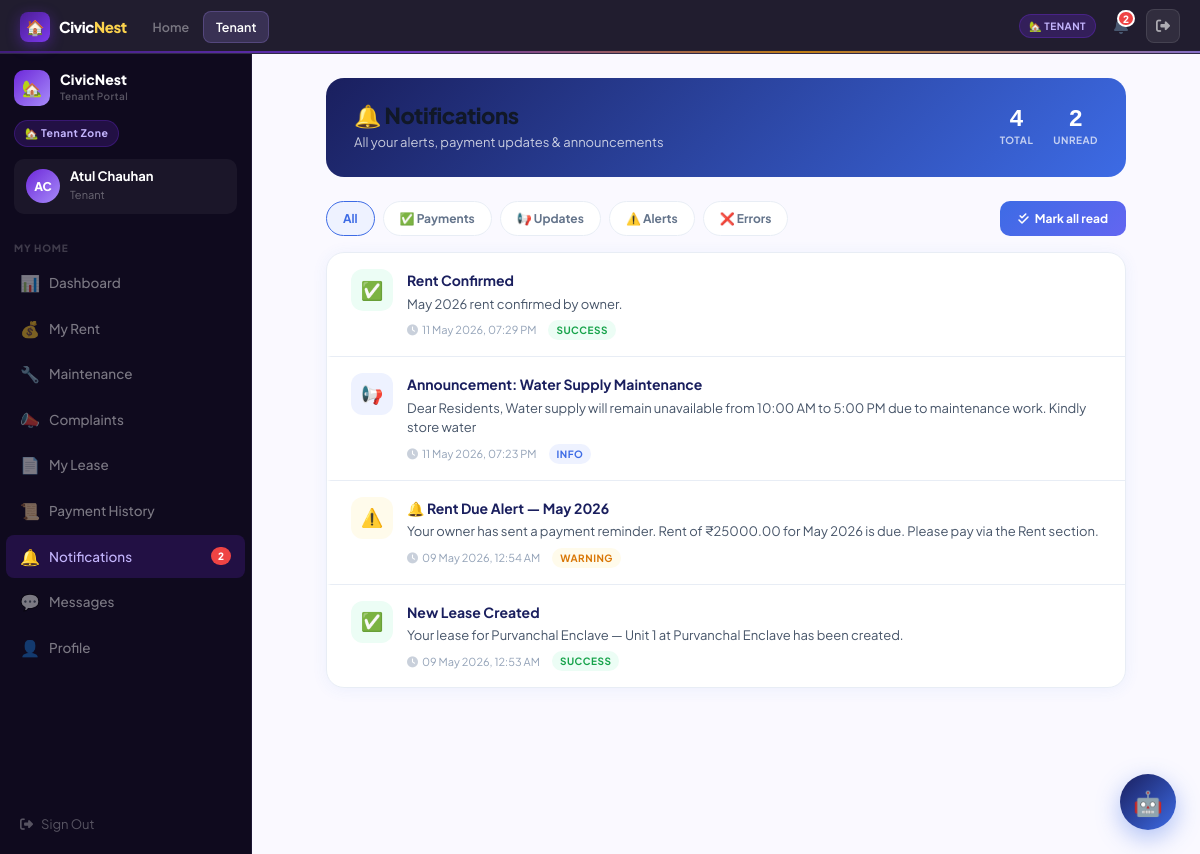
Screenshot of /tenant/notifications/ (signed in) with the database file from the repository.
### accounts/models.py (models this page shows, shortened)
class User(AbstractUser):
    ROLE_CHOICES = [
        ('admin','Platform Admin'),
        ('owner','Property Owner'),
        ('tenant','Tenant'),
        ('society_admin','Society Admin'),
    ]
    role = models.CharField(max_length=20, choices=ROLE_CHOICES, default='tenant')
    phone = models.CharField(max_length=15, blank=True)
    avatar_initials = models.CharField(max_length=3, blank=True)
    profile_photo = models.ImageField(upload_to='avatars/', blank=True, null=True)

### core/models.py (models this page shows)
class Notification(models.Model):
    user = models.ForeignKey(User, on_delete=models.CASCADE, related_name='notifications')
    title = models.CharField(max_length=200)
    message = models.TextField()
    notif_type = models.CharField(max_length=20, default='info')
    is_read = models.BooleanField(default=False)
    created_at = models.DateTimeField(auto_now_add=True)

### core/views.py (the view)
# urls.py: path('tenant/notifications/', views.tenant_notifications, name='tenant_notifications'),
@role_required("tenant")
def tenant_notifications(request):
    notifs = Notification.objects.filter(user=request.user).order_by("-created_at")
    unread_count = notifs.filter(is_read=False).count()
    Notification.objects.filter(user=request.user, is_read=False).update(is_read=True)
    return render(request, "tenant/notifications.html", {"notifs": notifs, "unread_count": unread_count})

### core/views.py (called while the page is built)
def role_required(*roles):
    def decorator(view):
        @functools.wraps(view)
        def wrapper(request, *args, **kwargs):
            if not request.user.is_authenticated:
                return redirect("/accounts/login/")
            if request.user.is_staff or request.user.is_superuser:
                return view(request, *args, **kwargs)
            if request.user.role not in roles:
                messages.error(request, "Access denied.")
                return redirect("/")
            return view(request, *args, **kwargs)
        return wrapper
    return decorator

### templates/tenant/notifications.html (shortened to what this page needs)
{% extends "base.html" %}
{% block nav_tenant %}active{% endblock %}
{% block content %}
{% with active="notifs" %}
<div class="shell">
  {% include "partials/sidebar_tenant.html" %}
  <div class="main"><div class="panel fade-up">
    <div class="notif-page">
      <div class="notif-header-card">
        <div class="nh-left">
          <h2>🔔 Notifications</h2>
          <p>All your alerts, payment updates &amp; announcements</p>
        </div>
        <div class="nh-stats">
          <div class="nh-stat">
            <div class="nh-stat-val">{{ notifs|length }}</div>
            <div class="nh-stat-lbl">Total</div>
          </div>
          <div class="nh-stat">
            <div class="nh-stat-val">{{ unread_count }}</div>
            <div class="nh-stat-lbl">Unread</div>
          </div>
        </div>
      </div>
      <div class="notif-filters">
        <a href="#" class="nf-pill active" onclick="filterNotifs('all',this)">All</a>
        <a href="#" class="nf-pill" onclick="filterNotifs('success',this)">✅ Payments</a>
        <a href="#" class="nf-pill" onclick="filterNotifs('info',this)">📢 Updates</a>
        <a href="#" class="nf-pill" onclick="filterNotifs('warning',this)">⚠️ Alerts</a>
        <a href="#" class="nf-pill" onclick="filterNotifs('error',this)">❌ Errors</a>
        <button class="mark-btn" onclick="markAllReadPage()"><i class="fa fa-check-double"></i> Mark all read</button>
      </div>
      <div class="notif-list" id="notifList">
        {% for n in notifs %}
        <div class="notif-item {% if n.is_read %}read{% else %}unread{% endif %}" data-type="{{ n.notif_type }}">
          <div class="ni-icon-wrap {{ n.notif_type }}">
            {% if n.notif_type == 'success' %}✅
            {% elif n.notif_type == 'error' %}❌
            {% elif n.notif_type == 'warning' %}⚠️
            {% else %}📢{% endif %}
          </div>
          <div class="ni-body">
            <div class="ni-title">{{ n.title }}</div>
            <div class="ni-msg">{{ n.message }}</div>
            <div class="ni-foot">
              <span class="ni-time"><i class="fa fa-clock" style="opacity:.5;margin-right:4px"></i>{{ n.created_at|date:"d M Y, h:i A" }}</span>
              <span class="ni-type {{ n.notif_type }}">{{ n.notif_type }}</span>
            </div>
          </div>
        </div>
        {% empty %}
        <div class="notif-empty">
          <div class="notif-empty-icon">🔔</div>
          <div style="font-size:16px;font-weight:700;color:#475569;margin-bottom:6px">No notifications yet</div>
          <div style="font-size:13px">You'll see rent updates, maintenance alerts, and announcements here</div>
        </div>
        {% endfor %}
      </div>
    </div>
  </div></div>
</div>
{% endwith %}
{% endblock %}

### templates/partials/sidebar_tenant.html (shortened to what this page needs)
<aside class="sidebar" id="tp-sidebar">
  <div class="sb-head">
    <div class="sb-logo"><div class="sb-logo-mark ten">🏡</div><div><div class="sb-logo-text">CivicNest</div><div class="sb-logo-sub">Tenant Portal</div></div></div>
    <div class="sb-zone-pill zp-ten">🏡 Tenant Zone</div>
    <div class="sb-user"><div class="sb-av av-ten">{{ user.avatar_initials }}</div><div><div class="sb-uname">{{ user.get_full_name|default:user.username }}</div><div class="sb-urole">{% if lease %}{{ lease.unit }} · {{ lease.unit.property.city }}{% else %}Tenant{% endif %}</div></div></div>
  </div>
  <div class="sb-sec">My Home</div>
  <a class="ni {% if active == 'dash' %}active-ten{% endif %}" href="/tenant/"><span class="ni-icon">📊</span>Dashboard</a>
  <a class="ni {% if active == 'rent' %}active-ten{% endif %}" href="/tenant/rent/"><span class="ni-icon">💰</span>My Rent</a>
  <a class="ni {% if active == 'maint' %}active-ten{% endif %}" href="/tenant/maintenance/"><span class="ni-icon">🔧</span>Maintenance</a>
  <a class="ni {% if active == 'complaints' %}active-ten{% endif %}" href="/tenant/complaints/"><span class="ni-icon">📣</span>Complaints</a>
  <a class="ni {% if active == 'lease' %}active-ten{% endif %}" href="/tenant/lease/"><span class="ni-icon">📄</span>My Lease</a>
  <a class="ni {% if active == 'history' %}active-ten{% endif %}" href="/tenant/history/"><span class="ni-icon">📜</span>Payment History</a>
  <a class="ni {% if active == 'notifs' %}active-ten{% endif %}" href="/tenant/notifications/" style="position:relative">
    <span class="ni-icon">🔔</span>Notifications
    <span id="sb-notif-count" style="margin-left:auto;background:#EF4444;color:#fff;border-radius:20px;padding:1px 7px;font-size:10px;font-weight:800;display:none"></span>
  </a>
  <a class="ni {% if active == 'chat' %}active-ten{% endif %}" href="/tenant/messages/"><span class="ni-icon">💬</span>Messages</a>
  <a class="ni {% if active == 'profile' %}active-ten{% endif %}" href="/tenant/profile/"><span class="ni-icon">👤</span>Profile</a>
  <div class="sb-foot"><a href="/accounts/logout/" class="sb-logout"><i class="fa fa-right-from-bracket"></i> Sign Out</a></div>
</aside>

### static/css/tenantpro.css (style rules this page uses)
:root { --n900:#0f0a1e; --n800:#1a1133; --n750:#1f1440; --n700:#2d1b5e; --n600:#4c1d95; --n500:#6d28d9; --n400:#7c3aed; --n300:#a78bfa; --n200:#ddd6fe; --n100:#ede9fe; --n50:#f5f3ff; --a500:#d97706; --a400:#f59e0b; --a300:#fcd34d; --a100:#fef3c7; --a50:#fffbeb; --green:#059669; --green-l:#ecfdf5; --green-b:#a7f3d0; --red:#dc2626; --red-l:#fef2f2; --red-b:#fecaca; --blue:#2563eb; --blue-l:#eff6ff; --blue-b:#bfdbfe; --cyan:#0891b2; --cyan-l:#ecfeff; --white:#fff; --off:#faf9ff; --g50:#f3f5f8; --g100:#e8ecf2; --g200:#d1d9e6; --g300:#a3b0c8; --g400:#6e7e98; --g500:#48576f; --g700:#2d3a52; --g900:#111827; --sh-xs:0 1px 2px rgba(15,10,30,.08); --sh-sm:0 2px 8px rgba(15,10,30,.1),0 1px 2px rgba(15,10,30,.06); --sh-md:0 6px 24px rgba(15,10,30,.12),0 2px 6px rgba(15,10,30,.06); --sh-lg:0 12px 48px rgba(15,10,30,.16),0 4px 12px rgba(15,10,30,.08); --sh-xl:0 24px 80px rgba(15,10,30,.2),0 8px 24px rgba(15,10,30,.1); --sh-glow:0 0 0 4px rgba(109,40,217,.18); --r:10px; --rl:14px; --rx:20px; --rf:9999px; --sidebar:252px; --topbar:54px; --font:'Plus Jakarta Sans',sans-serif; --mono:'JetBrains Mono',monospace; --tr:.18s cubic-bezier(.4,0,.2,1); --spring:.3s cubic-bezier(.34,1.56,.64,1); }
*,::before,::after { box-sizing:border-box;margin:0;padding:0; }
html { scroll-behavior:smooth; }
body { font-family:var(--font);background:var(--off);color:var(--g500);font-size:14px;line-height:1.6;-webkit-font-smoothing:antialiased;overflow-x:hidden; }
h1,h2,h3,h4,h5 { font-family:var(--font);color:var(--g900);letter-spacing:-.02em; }
button { font-family:var(--font);cursor:pointer;border:none;outline:none; }
a { text-decoration:none;color:inherit; }
.shell { display:flex;min-height:100vh;padding-top:var(--topbar); }
.sidebar { position:fixed;top:var(--topbar);left:0;bottom:0; width:var(--sidebar);z-index:1040;overflow-y:auto; background:var(--n900);border-right:1px solid rgba(167,139,250,.1); display:flex;flex-direction:column; transition:transform var(--tr); }
.sb-head { padding:16px 14px 10px; }
.sb-logo { display:flex;align-items:center;gap:10px;margin-bottom:14px; }
.sb-logo-mark { width:36px;height:36px;border-radius:10px; display:flex;align-items:center;justify-content:center;font-size:16px; }
.sb-logo-mark.ten { background:linear-gradient(135deg,var(--n500),var(--n300)); }
.sb-logo-text { font-size:14px;font-weight:800;color:#fff;line-height:1; }
.sb-logo-sub { font-size:10px;color:rgba(255,255,255,.3);font-weight:600;letter-spacing:.04em;margin-top:2px; }
.sb-zone-pill { display:inline-flex;align-items:center;gap:5px; font-size:10.5px;font-weight:700;letter-spacing:.05em; padding:4px 10px;border-radius:var(--rf);margin-bottom:12px; }
.zp-ten { background:rgba(109,40,217,.2);color:#c4b5fd;border:1px solid rgba(109,40,217,.3); }
.sb-user { display:flex;align-items:center;gap:10px;padding:10px 12px;background:rgba(255,255,255,.05);border-radius:var(--r);margin-bottom:6px; }
.sb-av { width:34px;height:34px;border-radius:50%; display:flex;align-items:center;justify-content:center; font-size:12px;font-weight:800;color:#fff;flex-shrink:0; }
.av-ten { background:linear-gradient(135deg,var(--n500),var(--n300)); }
.sb-uname { font-size:13px;font-weight:700;color:#fff;line-height:1.2; }
.sb-urole { font-size:11px;color:rgba(255,255,255,.35);margin-top:2px; }
.sb-sec { font-size:10px;font-weight:800;letter-spacing:.08em;text-transform:uppercase;color:rgba(255,255,255,.2);padding:10px 14px 4px; }
.ni { display:flex;align-items:center;gap:9px; padding:9px 14px;border-radius:8px;margin:1px 6px; font-size:13.5px;font-weight:500;color:rgba(255,255,255,.45); cursor:pointer;transition:var(--tr);text-decoration:none; }
.ni.active-ten { background:rgba(109,40,217,.2);color:#c4b5fd!important; }
.ni-icon { font-size:16px;width:20px;text-align:center; }
.sb-foot { margin-top:auto;padding:10px 6px; }
.sb-logout { display:flex;align-items:center;gap:8px; padding:9px 14px;border-radius:8px;font-size:13px; color:rgba(255,255,255,.3);cursor:pointer;transition:var(--tr); }
.main { flex:1;margin-left:var(--sidebar); min-height:100vh;background:var(--off); }
.panel { padding:24px; }
.fade-up { animation:fadeUp .35s ease both; }

### rows the page displays
User: avatar_initials "AC", get_full_name "Atul Chauhan"
Notification: title "Rent Confirmed", message "May 2026 rent confirmed by owner.", created_at "11 May 2026, 07:29 PM", notif_type "SUCCESS"
Notification: title "Announcement: Water Supply Maintenance", message "Dear Residents, Water supply will remain unavailable from 10:00 AM to 5:00 PM due to maintenance work. Kindly store water", created_at "11 May 2026, 07:23 PM", notif_type "INFO"
Notification: title "🔔 Rent Due Alert — May 2026", message "Your owner has sent a payment reminder. Rent of ₹25000.00 for May 2026 is due. Please pay via the Rent section.", created_at "09 May 2026, 12:54 AM", notif_type "WARNING"
Notification: title "New Lease Created", message "Your lease for Purvanchal Enclave — Unit 1 at Purvanchal Enclave has been created.", created_at "09 May 2026, 12:53 AM", notif_type "SUCCESS"

### other values shown
{{ notifs|length }} "4"
{{ unread_count }} "2"
